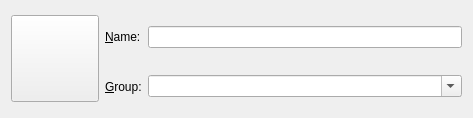
<?xml version="1.0" encoding="UTF-8"?>
<ui version="4.0">
 <class>InstanceCardWidget</class>
 <widget class="QWidget" name="InstanceCardWidget">
  <property name="geometry">
   <rect>
    <x>0</x>
    <y>0</y>
    <width>473</width>
    <height>118</height>
   </rect>
  </property>
  <layout class="QGridLayout" name="gridLayout">
   <item row="0" column="0" rowspan="2">
    <widget class="QToolButton" name="iconButton">
     <property name="iconSize">
      <size>
       <width>80</width>
       <height>80</height>
      </size>
     </property>
    </widget>
   </item>
   <item row="0" column="1">
    <widget class="QLabel" name="nameLabel">
     <property name="text">
      <string>&amp;Name:</string>
     </property>
     <property name="buddy">
      <cstring>instNameTextBox</cstring>
     </property>
    </widget>
   </item>
   <item row="0" column="2">
    <widget class="QLineEdit" name="instNameTextBox"/>
   </item>
   <item row="1" column="1">
    <widget class="QLabel" name="groupLabel">
     <property name="text">
      <string>&amp;Group:</string>
     </property>
     <property name="buddy">
      <cstring>groupBox</cstring>
     </property>
    </widget>
   </item>
   <item row="1" column="2">
    <widget class="QComboBox" name="groupBox">
     <property name="editable">
      <bool>true</bool>
     </property>
    </widget>
   </item>
  </layout>
 </widget>
 <resources/>
 <connections/>
</ui>
